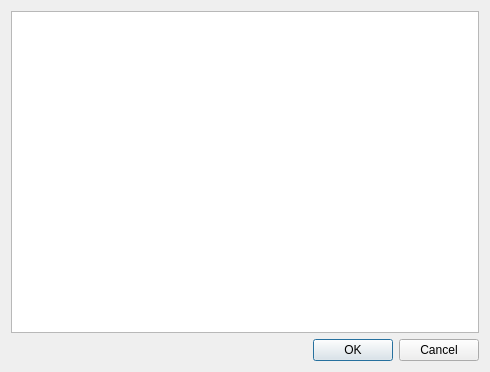
<ui version="4.0" >
 <class>items</class>
 <widget class="QDialog" name="items" >
  <property name="geometry" >
   <rect>
    <x>0</x>
    <y>0</y>
    <width>490</width>
    <height>372</height>
   </rect>
  </property>
  <layout class="QVBoxLayout" >
   <item>
    <widget class="QListWidget" name="items_widget" />
   </item>
   <item>
    <widget class="QDialogButtonBox" name="button_box" >
     <property name="orientation" >
      <enum>Qt::Horizontal</enum>
     </property>
     <property name="standardButtons" >
      <set>QDialogButtonBox::Cancel|QDialogButtonBox::Ok</set>
     </property>
    </widget>
   </item>
  </layout>
 </widget>
 <tabstops>
  <tabstop>items_widget</tabstop>
  <tabstop>button_box</tabstop>
 </tabstops>
 <resources/>
 <connections>
  <connection>
   <sender>button_box</sender>
   <signal>accepted()</signal>
   <receiver>items</receiver>
   <slot>accept()</slot>
   <hints>
    <hint type="sourcelabel" >
     <x>248</x>
     <y>254</y>
    </hint>
    <hint type="destinationlabel" >
     <x>157</x>
     <y>274</y>
    </hint>
   </hints>
  </connection>
  <connection>
   <sender>button_box</sender>
   <signal>rejected()</signal>
   <receiver>items</receiver>
   <slot>reject()</slot>
   <hints>
    <hint type="sourcelabel" >
     <x>316</x>
     <y>260</y>
    </hint>
    <hint type="destinationlabel" >
     <x>286</x>
     <y>274</y>
    </hint>
   </hints>
  </connection>
 </connections>
</ui>
